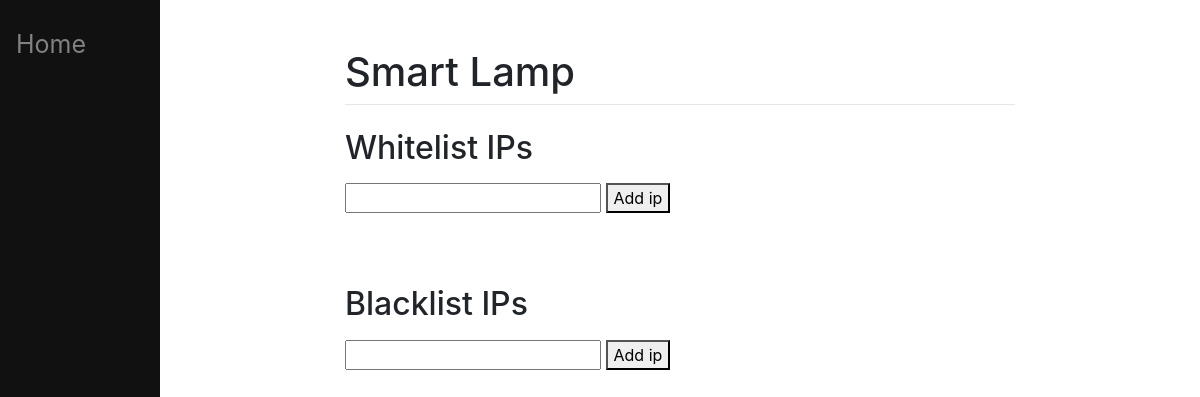
Before: /1 with the older database file.
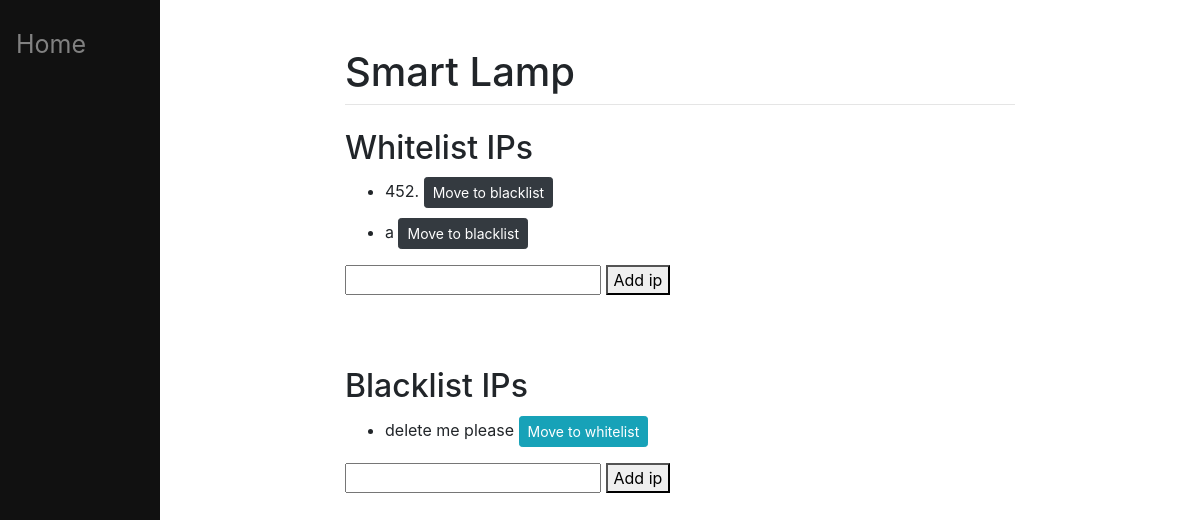
After: the same page with the newer database file.
### main/models.py (models this page shows)
class Whitelist(models.Model):
    device = models.ForeignKey(IotDevice, on_delete=models.CASCADE)
    ip = models.CharField(max_length=100)
    def __str__(self):
        return self.ip

class Blacklist(models.Model):
    device = models.ForeignKey(IotDevice, on_delete=models.CASCADE)
    ip = models.CharField(max_length=100)
    def __str__(self):
        return self.ip

### main/views.py (the view, shortened to what this page needs)
# urls.py: path("<int:id>",views.index, name="index"),
def index(response,id):
    device = IotDevice.objects.get(id=id)
    return render(response,"main/list.html",{"device":device})

### main/templates/main/list.html (shortened to what this page needs)
{% extends 'main/base.html' %}
{% block name %}
    {{device.name}}
{% endblock %}
{% block content %}
    <h2>Whitelist IPs</h2>
    <form method="post" action="#">
        <ul>
            {% for whitelistip in device.whitelist_set.all %}
                <li style="margin: 10px 0">
                    {{whitelistip}}
                    <button type="submit" class="btn btn-dark btn-sm", name="moveToBlacklist", value="save">Move to blacklist</button>
                </li>
            {% endfor %}
        </ul>
        <input type="text", name="new">
        <button type="submit", name="newItemWhitelist", value="save">Add ip</button>
    </form>
    <br><br><br>
    <h2>Blacklist IPs</h2>
    <form method="post" action="#">
        <ul>
            {% for blacklistip in device.blacklist_set.all %}
            <li style="margin: 10px 0">
                {{blacklistip}}
                <button type="submit" class="btn btn-info btn-sm", name="moveToWhitelist", value="{{IDIDIDIDIDIDIDIDIDIDIIDDIIDDI}}">Move to whitelist</button>
            </li>
            {% endfor %}
        </ul>
            <input type="text", name="new">
            <button type="submit", name="newItemBlacklist", value="save">Add ip</button>
    </form>
{% endblock %}

Changed rows visible on the page:
added Whitelist: ip "452."
added Whitelist: ip "a"
added Blacklist: ip "delete me please"
